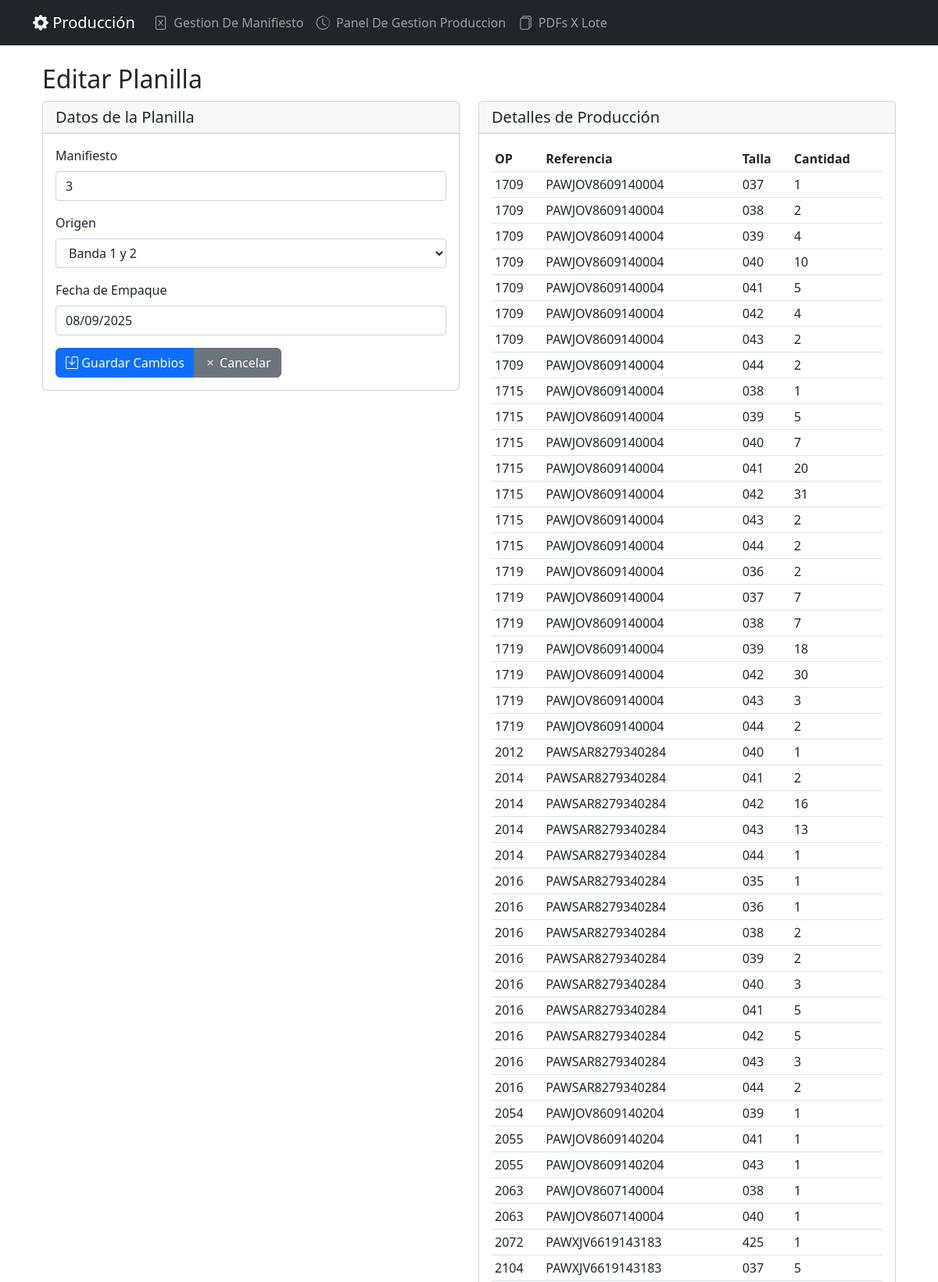
Page /production/admin/edit/9/ (upper part) on the committed database.
### production_sheets/models.py (models this page shows, shortened)
class ProductionSheet(models.Model):
    ORIGIN_CHOICES = [
        ('BANDA_1_2', 'Banda 1 y 2'),
        ('BANDA_4', 'Banda 4'),
    ]
    excel_file = models.FileField(
        upload_to='production_sheets/',
        validators=[FileExtensionValidator(allowed_extensions=['xlsx'])]
    )
    origin = models.CharField(max_length=10, choices=ORIGIN_CHOICES)
    manifest_number = models.CharField(max_length=100)
    packing_date = models.DateField()
    upload_date = models.DateTimeField(auto_now_add=True)
    processed = models.BooleanField(default=False)
    class Meta:
        constraints = []

class ProductionDetail(models.Model):
    production_sheet = models.ForeignKey(ProductionSheet, on_delete=models.CASCADE)
    op = models.CharField(max_length=100)
    ref = models.CharField(max_length=100)
    size = models.CharField(max_length=3)
    quantity = models.IntegerField(default=0)
    class Meta:
        unique_together = ['production_sheet', 'op', 'ref', 'size']

### production_sheets/admin_views.py (the view, shortened to what this page needs)
# urls.py: path('admin/edit/<int:pk>/', admin_views.AdminEditView.as_view(), name='admin_edit'),
class AdminEditView(AdminViewMixin, UpdateView):
    model = ProductionSheet
    template_name = 'production_sheets/admin/edit.html'
    fields = ['manifest_number', 'origin', 'packing_date']
    success_url = reverse_lazy('production_sheets:admin_list')
    def get_context_data(self, **kwargs):
        context = super().get_context_data(**kwargs)
        context['details'] = self.object.productiondetail_set.all().order_by('op', 'ref', 'size')
        return context

### production_sheets/admin_views.py (called while the page is built)
    def test_func(self):
        return True

### production_sheets/templates/production_sheets/admin/edit.html (shortened to what this page needs)
{% extends 'excel_processor/base.html' %}
{% load static %}
{% block content %}
<div class="container mt-4">
    <h2>Editar Planilla</h2>
    <div class="row">
        <div class="col-md-6">
            <div class="card mb-4">
                <div class="card-header">
                    <h5 class="card-title mb-0">Datos de la Planilla</h5>
                </div>
                <div class="card-body">
                    <form method="post">
                        <div class="mb-3">
                            <label for="{{ form.manifest_number.id_for_label }}" class="form-label">Manifiesto</label>
                            {{ form.manifest_number }}
                        </div>
                        <div class="mb-3">
                            <label for="{{ form.origin.id_for_label }}" class="form-label">Origen</label>
                            {{ form.origin }}
                        </div>
                        <div class="mb-3">
                            <label for="{{ form.packing_date.id_for_label }}" class="form-label">Fecha de Empaque</label>
                            {{ form.packing_date }}
                        </div>
                        <div class="btn-group">
                            <button type="submit" class="btn btn-primary">
                                <i class="bi bi-save"></i> Guardar Cambios
                            </button>
                            <a href="{% url 'production_sheets:admin_list' %}" class="btn btn-secondary">
                                <i class="bi bi-x"></i> Cancelar
                            </a>
                        </div>
                    </form>
                </div>
            </div>
        </div>
        <div class="col-md-6">
            <div class="card">
                <div class="card-header">
                    <h5 class="card-title mb-0">Detalles de Producción</h5>
                </div>
                <div class="card-body">
                    <div class="table-responsive">
                        <table class="table table-sm">
                            <thead>
                                <tr>
                                    <th>OP</th>
                                    <th>Referencia</th>
                                    <th>Talla</th>
                                    <th>Cantidad</th>
                                </tr>
                            </thead>
                            <tbody>
                                {% for detail in details %}
                                <tr>
                                    <td>{{ detail.op }}</td>
                                    <td>{{ detail.ref }}</td>
                                    <td>{{ detail.size }}</td>
                                    <td>{{ detail.quantity }}</td>
                                </tr>
                                {% empty %}
                                <tr>
                                    <td colspan="4" class="text-center">No hay detalles de producción</td>
                                </tr>
                                {% endfor %}
                            </tbody>
                        </table>
                    </div>
                </div>
            </div>
        </div>
    </div>
</div>
{% endblock %}

### production_sheets/templates/production_sheets/admin/edit.html (style rules this page uses)
form input, form select { width: 100%; padding: 0.375rem 0.75rem; font-size: 1rem; font-weight: 400; line-height: 1.5; color: #212529; background-color: #fff; background-clip: padding-box; border: 1px solid #ced4da; border-radius: 0.25rem; transition: border-color .15s ease-in-out,box-shadow .15s ease-in-out; }

### rows in the picture
ProductionSheet: manifest_number "3", origin "Banda 1 y 2", packing_date "08/09/2025"
ProductionDetail: op "1709", ref "PAWJOV8609140004", size "037", quantity "1"
ProductionDetail: op "1709", ref "PAWJOV8609140004", size "038", quantity "2"
ProductionDetail: op "1709", ref "PAWJOV8609140004", size "039", quantity "4"
ProductionDetail: op "1709", ref "PAWJOV8609140004", size "040", quantity "10"
ProductionDetail: op "1709", ref "PAWJOV8609140004", size "041", quantity "5"
ProductionDetail: op "1709", ref "PAWJOV8609140004", size "042", quantity "4"
ProductionDetail: op "1709", ref "PAWJOV8609140004", size "043", quantity "2"
ProductionDetail: op "1709", ref "PAWJOV8609140004", size "044", quantity "2"
ProductionDetail: op "1715", ref "PAWJOV8609140004", size "038", quantity "1"
ProductionDetail: op "1715", ref "PAWJOV8609140004", size "039", quantity "5"
ProductionDetail: op "1715", ref "PAWJOV8609140004", size "040", quantity "7"
ProductionDetail: op "1715", ref "PAWJOV8609140004", size "041", quantity "20"
ProductionDetail: op "1715", ref "PAWJOV8609140004", size "042", quantity "31"
ProductionDetail: op "1715", ref "PAWJOV8609140004", size "043", quantity "2"
ProductionDetail: op "1715", ref "PAWJOV8609140004", size "044", quantity "2"
ProductionDetail: op "1719", ref "PAWJOV8609140004", size "036", quantity "2"
ProductionDetail: op "1719", ref "PAWJOV8609140004", size "037", quantity "7"
ProductionDetail: op "1719", ref "PAWJOV8609140004", size "038", quantity "7"
ProductionDetail: op "1719", ref "PAWJOV8609140004", size "039", quantity "18"
ProductionDetail: op "1719", ref "PAWJOV8609140004", size "042", quantity "30"
ProductionDetail: op "1719", ref "PAWJOV8609140004", size "043", quantity "3"
ProductionDetail: op "1719", ref "PAWJOV8609140004", size "044", quantity "2"
ProductionDetail: op "2012", ref "PAWSAR8279340284", size "040", quantity "1"
ProductionDetail: op "2014", ref "PAWSAR8279340284", size "041", quantity "2"
ProductionDetail: op "2014", ref "PAWSAR8279340284", size "042", quantity "16"
ProductionDetail: op "2014", ref "PAWSAR8279340284", size "043", quantity "13"
ProductionDetail: op "2014", ref "PAWSAR8279340284", size "044", quantity "1"
ProductionDetail: op "2016", ref "PAWSAR8279340284", size "035", quantity "1"
ProductionDetail: op "2016", ref "PAWSAR8279340284", size "036", quantity "1"
ProductionDetail: op "2016", ref "PAWSAR8279340284", size "038", quantity "2"
ProductionDetail: op "2016", ref "PAWSAR8279340284", size "039", quantity "2"
ProductionDetail: op "2016", ref "PAWSAR8279340284", size "040", quantity "3"
ProductionDetail: op "2016", ref "PAWSAR8279340284", size "041", quantity "5"
ProductionDetail: op "2016", ref "PAWSAR8279340284", size "042", quantity "5"
ProductionDetail: op "2016", ref "PAWSAR8279340284", size "043", quantity "3"
ProductionDetail: op "2016", ref "PAWSAR8279340284", size "044", quantity "2"
ProductionDetail: op "2054", ref "PAWJOV8609140204", size "039", quantity "1"
ProductionDetail: op "2055", ref "PAWJOV8609140204", size "041", quantity "1"
ProductionDetail: op "2055", ref "PAWJOV8609140204", size "043", quantity "1"
ProductionDetail: op "2063", ref "PAWJOV8607140004", size "038", quantity "1"
ProductionDetail: op "2063", ref "PAWJOV8607140004", size "040", quantity "1"
ProductionDetail: op "2072", ref "PAWXJV6619143183", size "425", quantity "1"
ProductionDetail: op "2104", ref "PAWXJV6619143183", size "037", quantity "5"
